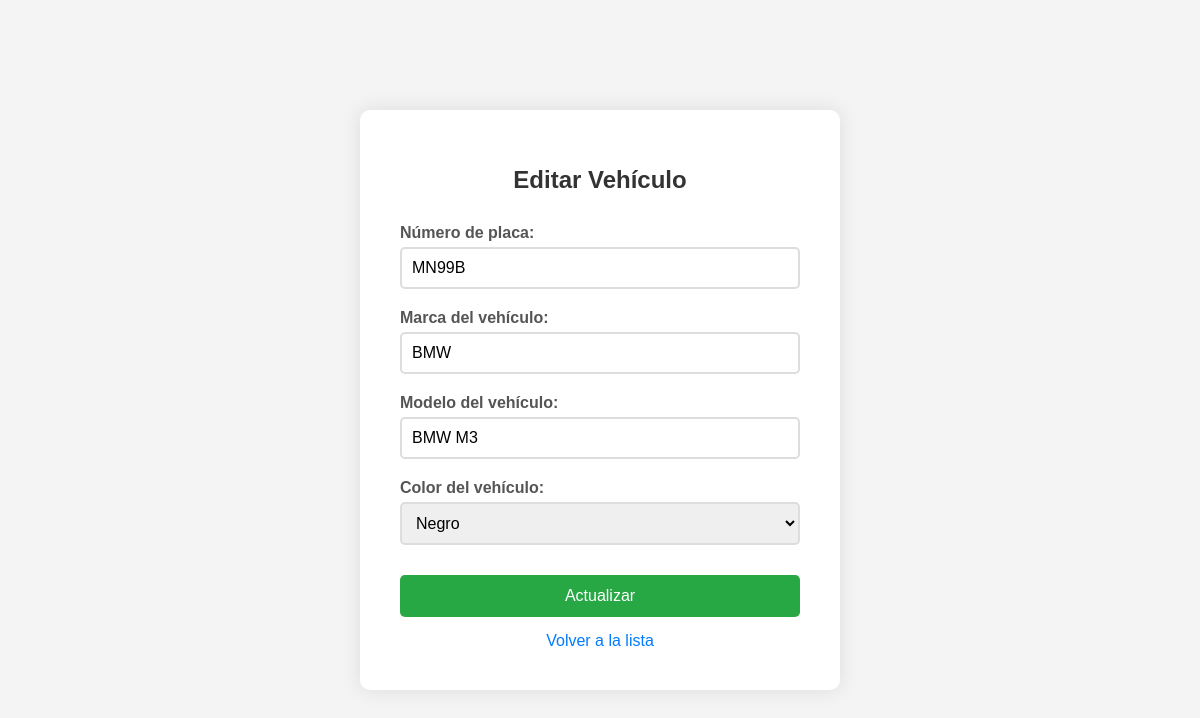
Page /1/update/ on the committed database.
### vehiclesapp/models.py (models this page shows, shortened)
class Vehicle(models.Model):
    COLOR_CHOICES = [
        ('Rojo', 'Rojo'),
        ('Azul', 'Azul'),
        ('Verde', 'Verde'),
        ('Negro', 'Negro'),
        ('Blanco', 'Blanco'),
        ('Gris', 'Gris'),
        ('Plateado', 'Plateado'),
    ]
    numero_placa = models.CharField(max_length=10, verbose_name='Número de placa')
    marca = models.CharField(max_length=100, verbose_name='Marca del vehículo')
    modelo = models.CharField(max_length=100, verbose_name='Modelo del vehículo')
    color = models.CharField(max_length=50, choices=COLOR_CHOICES, verbose_name='Color del vehículo')

### vehiclesapp/views.py (the view)
# urls.py: path('<int:pk>/update/', views.vehicle_update, name='vehicle_update'),
def vehicle_update(request, pk):
    vehicle = get_object_or_404(Vehicle, pk=pk)
    if request.method == 'POST':
        form = VehicleForm(request.POST, instance=vehicle)
        if form.is_valid():
            form.save()
            return redirect('vehicle_list')
    else:
        form = VehicleForm(instance=vehicle)
    return render(request, 'update_view.html', {'form': form})

### vehiclesapp/forms.py
class VehicleForm(forms.ModelForm):
    class Meta:
        model = Vehicle
        fields = ['numero_placa', 'marca', 'modelo', 'color']
        labels = {
            'numero_placa': 'Número de placa',
            'marca': 'Marca del vehículo',
            'modelo': 'Modelo del vehículo',
            'color': 'Color del vehículo',
        }

### vehiclesapp/templates/update_view.html (shortened to what this page needs)
<!DOCTYPE html>
<html>
<head>
</head>
<body>
    <div class="container">
        <h1>Editar Vehículo</h1>
        <form method="post">
            <div class="form-group">
                <label for="id_numero_placa">Número de placa:</label>
                {{ form.numero_placa }}
            </div>
            <div class="form-group">
                <label for="id_marca">Marca del vehículo:</label>
                {{ form.marca }}
            </div>
            <div class="form-group">
                <label for="id_modelo">Modelo del vehículo:</label>
                {{ form.modelo }}
            </div>
            <div class="form-group">
                <label for="id_color">Color del vehículo:</label>
                {{ form.color }}
            </div>
            <button type="submit">Actualizar</button>
        </form>
        <a href="{% url 'vehicle_list' %}" class="back-link">Volver a la lista</a>
    </div>
</body>
</html>

### vehiclesapp/templates/update_view.html (style rules this page uses)
body { font-family: Arial, sans-serif; background-color: #f4f4f4; margin: 0; padding: 0; display: flex; justify-content: center; align-items: center; min-height: 100vh; }
.container { background: white; padding: 40px; border-radius: 10px; box-shadow: 0 0 20px rgba(0,0,0,0.1); width: 400px; text-align: center; }
h1 { color: #333; margin-bottom: 30px; font-size: 24px; }
.form-group { margin-bottom: 20px; text-align: left; }
label { display: block; margin-bottom: 5px; font-weight: bold; color: #555; }
input, select { width: 100%; padding: 10px; border: 2px solid #ddd; border-radius: 5px; font-size: 16px; box-sizing: border-box; }
button { background-color: #28a745; color: white; padding: 12px 30px; border: none; border-radius: 5px; font-size: 16px; cursor: pointer; width: 100%; margin-top: 10px; }
.back-link { display: block; margin-top: 15px; color: #007bff; text-decoration: none; }

### rows in the picture
Vehicle: numero_placa "MN99B", marca "BMW", modelo "BMW M3", color "Negro"
